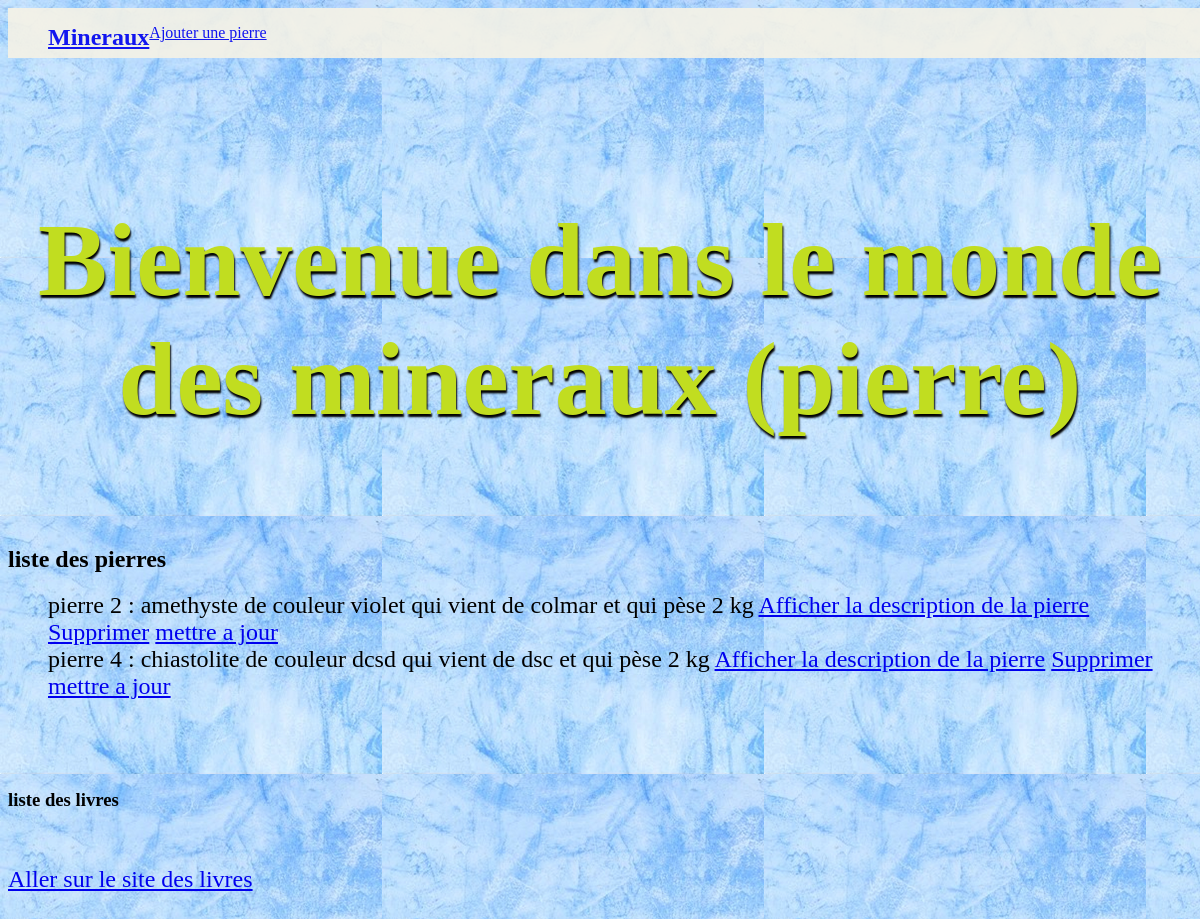
Before: /mesmineraux/index/ with the older database file.
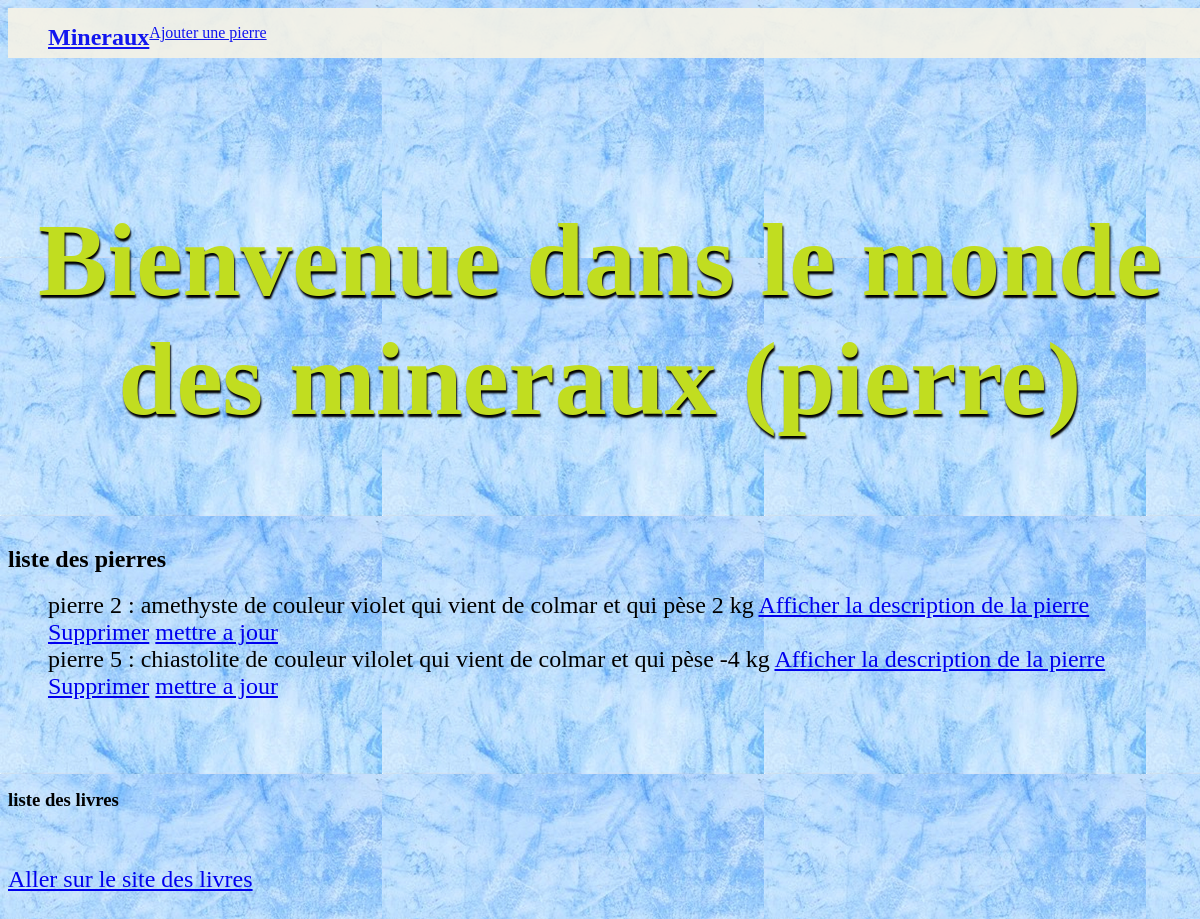
After: the same page with the newer database file.
### mesmineraux/models.py (models this page shows, shortened)
class mesmineraux(models.Model):
    nompierre = models.CharField(max_length=100)
    couleur = models.CharField(max_length = 100)
    nationalité = models.CharField(max_length = 100)
    poids = models.IntegerField(blank=False)
    resume = models.TextField(null = True, blank = True)
    def __str__(self):
        chaine = f"{self.nompierre} de couleur {self.couleur} qui vient de {self.nationalité} et qui pèse {self.poids} kg"
        return chaine

### mesmineraux/views.py (the view)
# urls.py: path('index/', views.index),
def index(request):
    liste = models.mesmineraux.objects.all()
    return render(request, 'mesmineraux/index.html', {"liste": liste})

### mesmineraux/templates/mesmineraux/index.html (shortened to what this page needs)
<!DOCTYPE html>
<html lang="en">
<head>
    {% load static %}
    <link rel="stylesheet" href="{% static 'mesmineraux/index.css' %}">
<nav>
    <ul>
        <li id="logo"><a href="#">Mineraux</a></li>
        <a href ="/mesmineraux/ajout">Ajouter une pierre</a>
    </ul>
</nav>
</head>
<body>
<br> <br> <br> <br>
<h1> Bienvenue dans le monde des mineraux (pierre) </h1>
<br>
<h2> liste des pierres </h2>
<ul>
{% for l in liste %}
<li> pierre {{l.id}} : {{l}}
    <a href ="/mesmineraux/affiche/{{l.id}}/"> Afficher la description de la pierre</a>
    <a href ="/mesmineraux/delete/{{l.id}}/"> Supprimer</a>
    <a href ="/mesmineraux/update/{{l.id}}/"> mettre a jour</a>
</li>
    {% endfor %}
</ul>
<br><br><br>
<h3>liste des livres</h3>
<br><br>
<li>
    <a href ="/mesmineraux/indexlivre/">Aller sur le site des livres</a>
</li>
<br><br>
</body>
</html>

### mesmineraux/static/mesmineraux/index.css (style rules this page uses)
h1 { font-family: 'Goudy Old Style', cursive; text-align: center; color: rgb(193, 221, 32); font-size: 6.5em; margin-top: 120px; text-shadow: 1px 3px 2px black; }
html { scroll-behavior: smooth; }
nav { overflow: hidden; background-color: #f5f2e6; position: fixed; width: 100%; opacity: 0.9; }
li { list-style-type: none; font-size: 1.5em; }

Changed rows visible on the page:
removed mesmineraux: id "4", nompierre+couleur+nationalité "chiastolite de couleur dcsd qui vient de dsc et qui pèse 2 kg"
added mesmineraux: id "5", nompierre+couleur+nationalité "chiastolite de couleur vilolet qui vient de colmar et qui pèse -4 kg"
